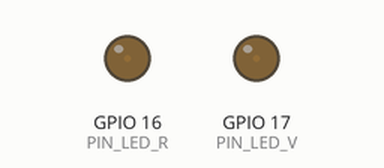
This sketch was run on a simulated ESP32. Parts: output pins drawn as LEDs (lit = HIGH).

Above: at 0.05 s.
At 2.35 s:
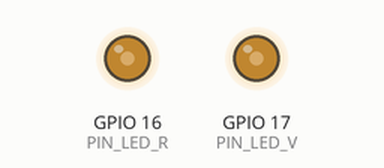
At 4.65 s:
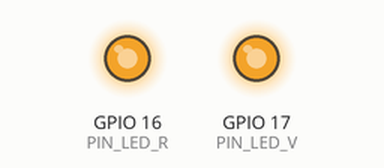
At 9.3 s:
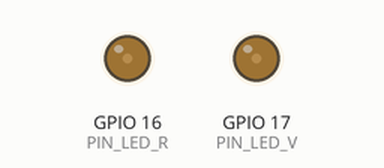
Timing chart, 0 to 13.4 s (numbered marks = the images above):
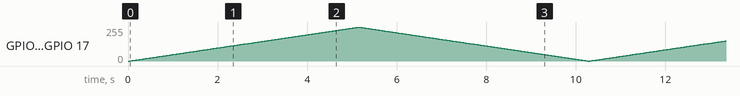

The sketch:

blinkPWM2.ino
```cpp
/*
 * blinkPWM2.ino
 *
 * Este programa hace que los leds conectados a los pines
 * 16 y 17 del microcontrolador ESP32 DEVKIT DOIT de 30
 * pines, enciendan con una intensidad controlada por el
 * mismo canal PWM.
 *
 * No usa la funcion delay(). En lugar de ello utiliza la
 * biblioteca NoDelay. Esto permite que otro codigo ejecute al
 * mismo tiempo que se encuentra en el PAUSA de espera.
 */

#include <NoDelay.h>
// Pin a la que esta conectado el LED, GPIO16
const unsigned int PIN_LED_R = 16;
// Pin a la que esta conectado el LED, GPIO17
const unsigned int PIN_LED_V = 17;
// PAUSA en ms que dura encendido el LED en una
// determinada intensidad
const long PAUSA = 20;
// Parametros de la señal PWM
const int FRECUENCIA = 5000;
const int CANAL_PWM = 0;
const int RESOLUCION = 8;
// Valor minimo del ciclo de trabajo
const unsigned int CT_MIN = 0;
// Valor maximo del ciclo de trabajo. 2**RESOLUCION - 1
const unsigned int CT_MAX = 255;
// Ciclo de trabajo de la forma de onda PWM
unsigned int cicloTrabajo;
// Incremento/decremento en el ciclo de trabajo
unsigned int paso;
// Define los posibles estados del ciclo de trabajo
typedef enum {
  CICLO_TRABAJO_MIN,
  CICLO_TRABAJO_INT,
  CICLO_TRABAJO_MAX
} estadoCT;

// Variable que guarda el estado del ciclo de trabajo
estadoCT edoCT;
// Crea una instancia de la clase noDelay
// que determina si han transcurrido PAUSA ms
noDelay pausa(PAUSA);
void actualizaCicloTrabajo();
void togglePasoCicloTrabajo();
void setup() {
  // Configura los parametros de la señal PWM
  ledcSetup(CANAL_PWM, FRECUENCIA, RESOLUCION);
  // Establece el canal PWM al pin PIN_LED_R (GPIO16).
  ledcAttachPin(PIN_LED_R, CANAL_PWM);
  // Establece el canal PWM al pin PIN_LED_R (GPIO17).
  ledcAttachPin(PIN_LED_V, CANAL_PWM);

  // Valor inicial del Ciclo de trabajo de la forma de onda PWM
  cicloTrabajo = CT_MIN;
  // Valor inicial del Incremento/decremento en el ciclo de
  // trabajo
  paso = -1;
  // Establece el estado inicial
  togglePasoCicloTrabajo();
}
void loop() {
  // Verifica si ha transcuurido el tiempo dado por PAUSA
  if (pausa.update()) {
    // Cambia la brillantes de los LEDs, cambiando el ciclo
    // de trabajo del canal PWM
    ledcWrite(CANAL_PWM, cicloTrabajo);
    // Establece el ciclo de trabajo
    switch (edoCT) {
      case CICLO_TRABAJO_MIN:
        togglePasoCicloTrabajo();
        break;
      case CICLO_TRABAJO_INT:
        actualizaCicloTrabajo();
        break;
      case CICLO_TRABAJO_MAX:
        togglePasoCicloTrabajo();
    }
  }
}
/**
 * Esa función incrementa o decrementa el valor del ciclo de
 * trabajo
 * de la señal PWM y actualiza dependiendo de su valor, el estado
 * del ciclo de trabajo
 */
void actualizaCicloTrabajo() {
  // Incrementa o decrementa el ciclo de trabajo
  cicloTrabajo += paso;

  // Cambia el estado dependiendo del valor del ciclo de trabajo
  if (cicloTrabajo <= CT_MIN) edoCT = CICLO_TRABAJO_MIN;
  else if (cicloTrabajo >= CT_MAX) edoCT = CICLO_TRABAJO_MAX;
  else edoCT = CICLO_TRABAJO_INT;
}
/**
 * Esta funcion cambia de decrementar a incrementar el
 * ciclo de trabajo o viceversa.
 */
void togglePasoCicloTrabajo() {
  // Cambia de decrementar a incrementar el ciclo de trabajo
  paso = -paso;
  edoCT = CICLO_TRABAJO_INT;
}
```
